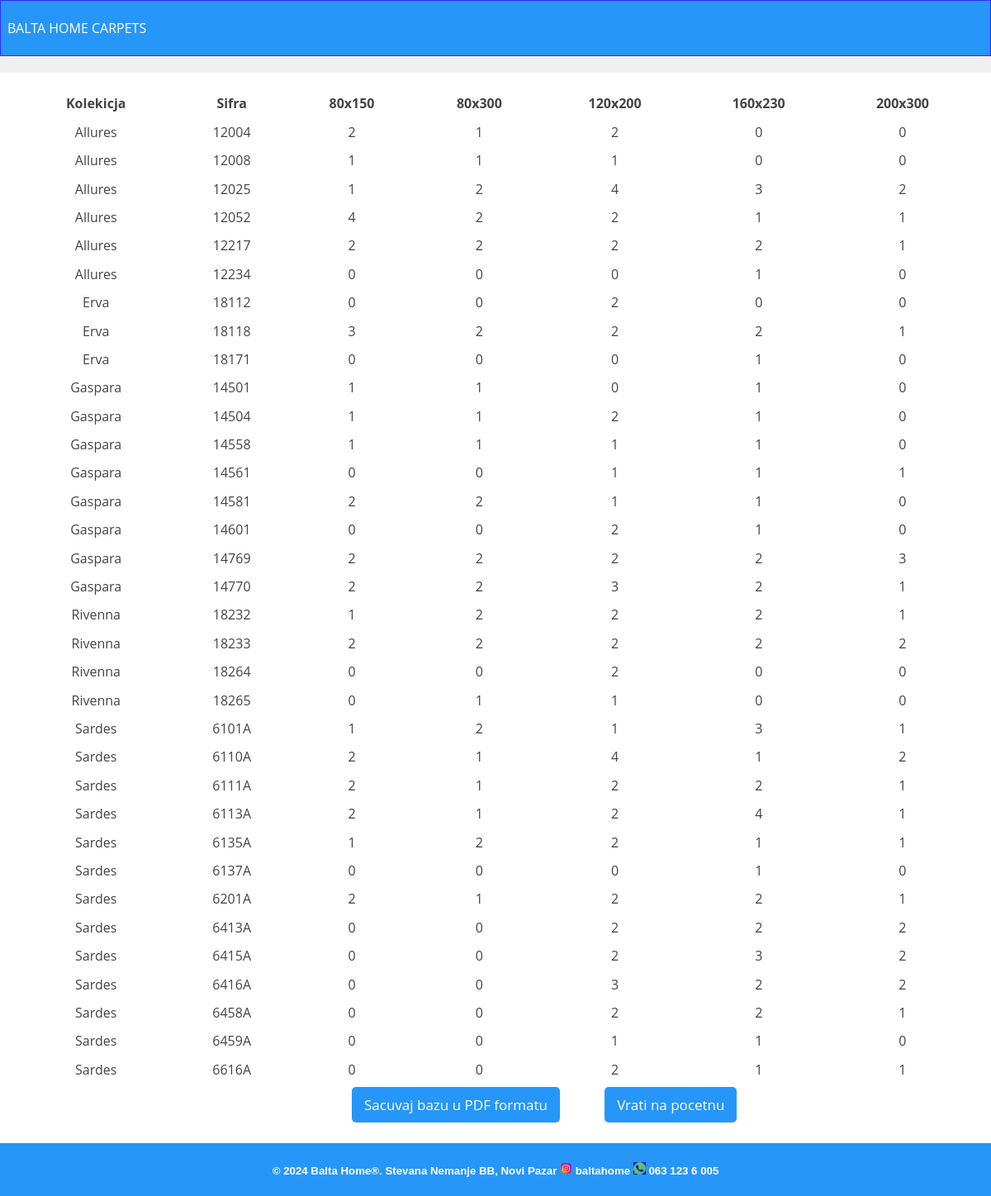
The app's page /view (signed in) with its own data.
### tables this page shows
CREATE TABLE stanje (
                kolekcija VARCHAR,
                sifra VARCHAR PRIMARY KEY,
                d80x150 INTEGER,
                d80x300 INTEGER,
                d120x200 INTEGER,
                d160x230 INTEGER,
                d200x300 INTEGER,
                slika1 VARCHAR
               , kvadratura REAL NULL, d120x120 INT NULL, d160x160 INT NULL, d200x200 INT NULL);

### routes/admin.py (the view)
@admin.get("/view")
def view_get():
    cela = l_login.find_in_stock()
    if cela:
        return render_template("view.jinja", cela=cela)
    else:
        return redirect("/search?error=something")

### db/admin_bp.py (called while the page is built)
def find_in_stock():
    connection = sqlite3.connect("./orders.db")
    cursor = connection.cursor()
    cursor.execute("SELECT * FROM stanje ORDER BY kolekcija ASC, sifra ASC;")
    result_set = cursor.fetchall()
    cursor.close()
    if result_set is None:
        return []
    return list(result_set)

### routes/admin.py (called while the page is built)
@admin.before_request
def check_admin_rights():
    if not "user" in session:
        return redirect("/login?error=administrator")

### templates/view.jinja (shortened to what this page needs)
<!DOCTYPE html>
<html lang="en">
<head>
    <link rel="stylesheet" href="https://cdn.jsdelivr.net/npm/modern-normalize@2.0.0/modern-normalize.min.css"/>
    <link rel="stylesheet" href="https://cdn.jsdelivr.net/npm/@fortawesome/fontawesome-free@6.5.1/css/all.min.css"/>
    <link rel="stylesheet" href="/static/css/style.css"/>
</head>
<body style="height:100vh;">
    <header id="main_header">
        <p style="color:white">BALTA HOME CARPETS</p>
</header>
<nav id="main_menu" role="main">
</nav>
<div>
<main style="margin: 20px;">
                <table style="width: 100%; border-collapse: collapse;" class="nesto">
                    <tr><th>Kolekicja</th><th>Sifra</th><th>80x150</th><th>80x300</th><th>120x200</th><th>160x230</th><th>200x300</th></tr>
                    {% for i in cela %}
                        <tr><td>{{i[0]}}</td><td>{{i[1]}}</td><td>{{i[2]}}</td><td>{{i[3]}}</td><td>{{i[4]}}</td><td>{{i[5]}}</td><td>{{i[6]}}</td></tr>
                        {% endfor %} </table>
                        <div class="form-group">
                        <p><a href="/printing" class="button_magacin" style="margin: 50px; width:30%; text-align:center; margin-left: 35%">Sacuvaj bazu u PDF formatu</a>
                        <a href="/index_stock" class="button_magacin">Vrati na pocetnu</a></p></div>
                    </main>
            </div>
                <footer class="footer_magacin">
                    <h5>&copy; 2024 Balta Home&reg;. Stevana Nemanje BB, Novi Pazar
                    <img src="/static/assets/ins.png" style="width:15px; height: 15px;"> baltahome <img src="/static/assets/phone.ico" style="width:15px; height: 15px;  background-color:blue;"> 063 123 6 005</h5>
                </footer>
</body>
</html>

### static/css/style.css (style rules this page uses)
body { font-family: "Open Sans", sans-serif; color: #444444; }
a { color: #ffc451; text-decoration: none; }
h1, h2, h3, h4, h5, h6 { font-family: "Raleway", sans-serif; }
* { box-sizing: border-box; }
.form-group { display: flex; flex-direction: column; gap: 5px; }
#main_header { display: flex; align-items: center; padding: 8px; background-color: rgb(38, 150, 249); border: 1px solid rgb(47, 44, 246) }
#main_menu { display: flex; justify-content: flex-start; align-items: center; gap: 20px; padding: 10px; background-color: #f0f0f0; font-family: Arial, sans-serif; }
.form-group table, tr, td, th { text-align: center; border-collapse: collapse; padding: 8px; width: 10% 10% 10% 10% 60% }
.footer_magacin { padding: 1px; background-color: rgb(38, 150, 249); color: #FFFFFF; text-align: center; }
.button_magacin { padding: 10px 15px; font-size: 17px; color: #FFFFFF; background-color: rgb(38, 150, 249); border: none; border-radius: 5px; cursor: pointer; transition: background-color 0.3s ease; text-align: center; }
.nesto tr, td, th { text-align: center; border-collapse: collapse; padding: 8px; width: 10% 10% 10% 10% 60% }

### records on screen
stanje: kolekcija "Allures", sifra "12004", d80x150 "2", d80x300 "1", d120x200 "2", d160x230 "0", d200x300 "0"
stanje: kolekcija "Allures", sifra "12008", d80x150 "1", d80x300 "1", d120x200 "1", d160x230 "0", d200x300 "0"
stanje: kolekcija "Allures", sifra "12025", d80x150 "1", d80x300 "2", d120x200 "4", d160x230 "3", d200x300 "2"
stanje: kolekcija "Allures", sifra "12052", d80x150 "4", d80x300 "2", d120x200 "2", d160x230 "1", d200x300 "1"
stanje: kolekcija "Allures", sifra "12217", d80x150 "2", d80x300 "2", d120x200 "2", d160x230 "2", d200x300 "1"
stanje: kolekcija "Allures", sifra "12234", d80x150 "0", d80x300 "0", d120x200 "0", d160x230 "1", d200x300 "0"
stanje: kolekcija "Erva", sifra "18112", d80x150 "0", d80x300 "0", d120x200 "2", d160x230 "0", d200x300 "0"
stanje: kolekcija "Erva", sifra "18118", d80x150 "3", d80x300 "2", d120x200 "2", d160x230 "2", d200x300 "1"
stanje: kolekcija "Erva", sifra "18171", d80x150 "0", d80x300 "0", d120x200 "0", d160x230 "1", d200x300 "0"
stanje: kolekcija "Gaspara", sifra "14501", d80x150 "1", d80x300 "1", d120x200 "0", d160x230 "1", d200x300 "0"
stanje: kolekcija "Gaspara", sifra "14504", d80x150 "1", d80x300 "1", d120x200 "2", d160x230 "1", d200x300 "0"
stanje: kolekcija "Gaspara", sifra "14558", d80x150 "1", d80x300 "1", d120x200 "1", d160x230 "1", d200x300 "0"
stanje: kolekcija "Gaspara", sifra "14561", d80x150 "0", d80x300 "0", d120x200 "1", d160x230 "1", d200x300 "1"
stanje: kolekcija "Gaspara", sifra "14581", d80x150 "2", d80x300 "2", d120x200 "1", d160x230 "1", d200x300 "0"
stanje: kolekcija "Gaspara", sifra "14601", d80x150 "0", d80x300 "0", d120x200 "2", d160x230 "1", d200x300 "0"
stanje: kolekcija "Gaspara", sifra "14769", d80x150 "2", d80x300 "2", d120x200 "2", d160x230 "2", d200x300 "3"
stanje: kolekcija "Gaspara", sifra "14770", d80x150 "2", d80x300 "2", d120x200 "3", d160x230 "2", d200x300 "1"
stanje: kolekcija "Rivenna", sifra "18232", d80x150 "1", d80x300 "2", d120x200 "2", d160x230 "2", d200x300 "1"
stanje: kolekcija "Rivenna", sifra "18233", d80x150 "2", d80x300 "2", d120x200 "2", d160x230 "2", d200x300 "2"
stanje: kolekcija "Rivenna", sifra "18264", d80x150 "0", d80x300 "0", d120x200 "2", d160x230 "0", d200x300 "0"
stanje: kolekcija "Rivenna", sifra "18265", d80x150 "0", d80x300 "1", d120x200 "1", d160x230 "0", d200x300 "0"
stanje: kolekcija "Sardes", sifra "6101A", d80x150 "1", d80x300 "2", d120x200 "1", d160x230 "3", d200x300 "1"
stanje: kolekcija "Sardes", sifra "6110A", d80x150 "2", d80x300 "1", d120x200 "4", d160x230 "1", d200x300 "2"
stanje: kolekcija "Sardes", sifra "6111A", d80x150 "2", d80x300 "1", d120x200 "2", d160x230 "2", d200x300 "1"
stanje: kolekcija "Sardes", sifra "6113A", d80x150 "2", d80x300 "1", d120x200 "2", d160x230 "4", d200x300 "1"
stanje: kolekcija "Sardes", sifra "6135A", d80x150 "1", d80x300 "2", d120x200 "2", d160x230 "1", d200x300 "1"
stanje: kolekcija "Sardes", sifra "6137A", d80x150 "0", d80x300 "0", d120x200 "0", d160x230 "1", d200x300 "0"
stanje: kolekcija "Sardes", sifra "6201A", d80x150 "2", d80x300 "1", d120x200 "2", d160x230 "2", d200x300 "1"
stanje: kolekcija "Sardes", sifra "6413A", d80x150 "0", d80x300 "0", d120x200 "2", d160x230 "2", d200x300 "2"
stanje: kolekcija "Sardes", sifra "6415A", d80x150 "0", d80x300 "0", d120x200 "2", d160x230 "3", d200x300 "2"
stanje: kolekcija "Sardes", sifra "6416A", d80x150 "0", d80x300 "0", d120x200 "3", d160x230 "2", d200x300 "2"
stanje: kolekcija "Sardes", sifra "6458A", d80x150 "0", d80x300 "0", d120x200 "2", d160x230 "2", d200x300 "1"
stanje: kolekcija "Sardes", sifra "6459A", d80x150 "0", d80x300 "0", d120x200 "1", d160x230 "1", d200x300 "0"
stanje: kolekcija "Sardes", sifra "6616A", d80x150 "0", d80x300 "0", d120x200 "2", d160x230 "1", d200x300 "1"
